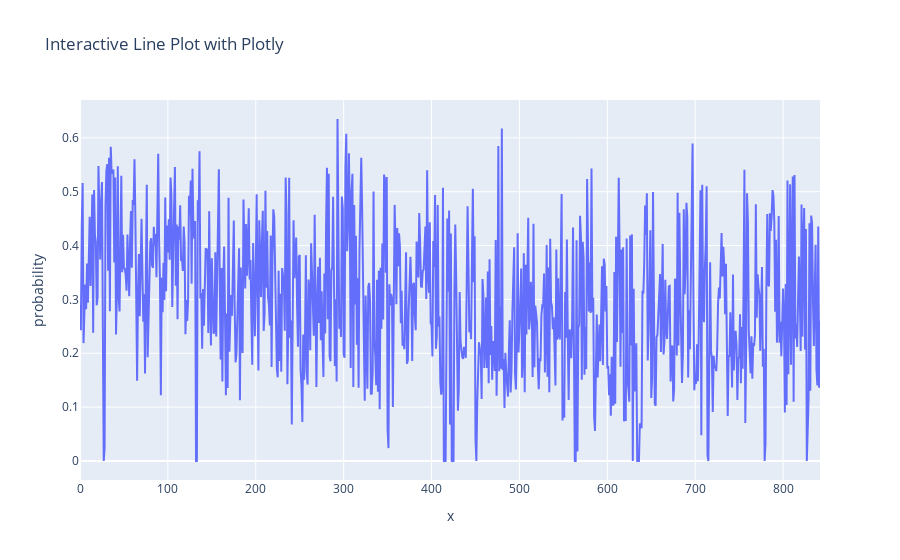

Here is the notebook cell this chart was saved with:
### Code cell
import plotly.express as px

fig = px.line(df, x=range(0, len(df['probability'])), y='probability', title="Interactive Line Plot with Plotly")
fig.show()

### Figure 1 — Plotly figure (JSON) as saved in the notebook; plotly's stock layout.template omitted (floating-point values rounded to 4 significant figures; data arrays with more than 128 entries replaced by an {"elided": "..."} marker saying what was removed)
{"data": [{"hovertemplate": "x=%{x}<br>probability=%{y}<extra></extra>", "legendgroup": "", "line": {"color": "#636efa", "dash": "solid"}, "marker": {"symbol": "circle"}, "mode": "lines", "name": "", "orientation": "v", "showlegend": false, "type": "scatter", "x": {"elided": "843 int values"}, "xaxis": "x", "y": {"elided": "843 float values"}, "yaxis": "y"}], "layout": {"legend": {"tracegroupgap": 0}, "title": {"text": "Interactive Line Plot with Plotly"}, "xaxis": {"anchor": "y", "domain": [0, 1], "title": {"text": "x"}}, "yaxis": {"anchor": "x", "domain": [0, 1], "title": {"text": "probability"}}}}
